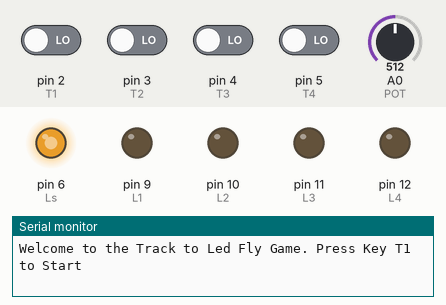
Simulated run of this sketch. Board: Arduino Uno, built with avr-gcc and run on an emulated ATmega328P. Parts: output pins drawn as LEDs (lit = HIGH), the last lines printed to the serial monitor. Inputs (shaded band) come from the test bench; at power-on: pin 2 (T1), pin 3 (T2), pin 4 (T3), pin 5 (T4) LOW, A0 (POT) = 512. Random numbers use the default seed unless the sketch sets one.

Above: at 1.26 s.
1.3 s: pin 2 (T1) driven HIGH
At 1.6 s:
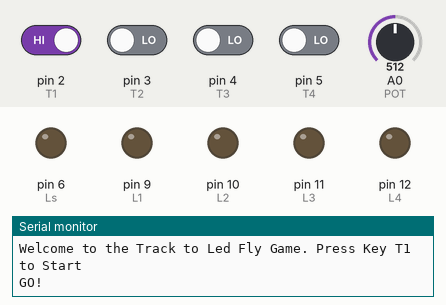
At 3.0 s:
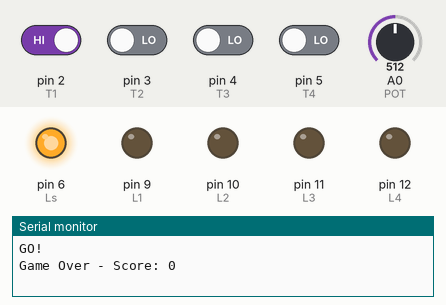
3.3 s: pin 4 (T3) driven HIGH
Timing chart, 0 to 12.0 s (numbered marks = the images above; inputs shaded):
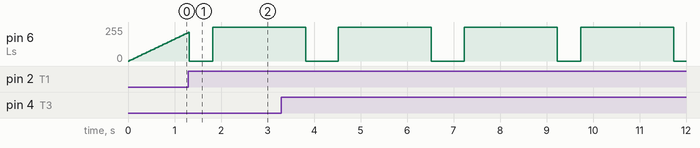

The sketch:

Track_The_Led_Fly.ino
```cpp
/*  COMPONENTE DEL GRUPPO: GIOVANNI MESSINA 0000890082  */
/*  PROGETTO #1 TRACK_THE_LED_FLY                       */

#define POT A0
#define Ls 6

#define T1 2
#define T2 3
#define T3 4
#define T4 5

#define L1 9
#define L2 10
#define L3 11
#define L4 12

int currLed, score, t, tStart, tEnd, K;
boolean loseFlag, rightFlag;
unsigned int TMIN;
int before, num, after;

void setup() {
  //red led
  pinMode(Ls, OUTPUT);
  //init pot
  pinMode(POT, INPUT);
  //init leds
  pinMode(L1, OUTPUT);
  pinMode(L2, OUTPUT);
  pinMode(L3, OUTPUT);
  pinMode(L4, OUTPUT);
  //init buttons
  pinMode(T1, INPUT);
  pinMode(T2, INPUT);
  pinMode(T3, INPUT);
  pinMode(T4, INPUT);

  K = 2;

  Serial.begin(9600);
 }

void loop() {
//waiting for start
  preStart();
//start the Game
  startGame();
//end game
  gameOver();
}


void preStart(){
  //init game var
  loseFlag=false;
  rightFlag = false;
  num = 0;
  score = 0;
  Serial.println("\nWelcome to the Track to Led Fly Game. Press Key T1 to Start");
  //FadeIn and FadeOut
  int currIntensity = 0;
  int fadeAmount = 5;
  while(!digitalRead(T1)){
    analogWrite(Ls, currIntensity);
    currIntensity += fadeAmount;
    if(currIntensity == 0 || currIntensity == 255){
      fadeAmount = -fadeAmount;
    }
    delay(30);
  }
  digitalWrite(Ls, LOW);
  TMIN = 1280 / (analogRead(POT)+1) * 500; //Lv.1 64000ms, Lv.8 625 ms
  Serial.println("\nGO!");
  delay(300);
}


/*Map number of led(1..4) to number of pin(L1..L4) */
int getLed(int num){
  switch(num){
  case 1: return L1;
  case 2: return L2;
  case 3: return L3;
  case 4: return L4;
  }
}

void chooseLed(){
  if(score == 0){
    num = random(1, 4 + 1);
     } else{
    num = random(0,2) == 0 ? before : after;
  }
  currLed = getLed(num);
    if(num == 1){
      before = 4;
      after = 2;
    } else if(num == 4){
      before = 3;
      after = 1;
    } else{
      before = num - 1;
      after = num + 1;
    }
}

void check(){
  //decrement timer
  timer();
  //if pressed right
  if(num == 1 && digitalRead(T1) == HIGH || num == 2 && digitalRead(T2) == HIGH
  || num == 3 && digitalRead(T3) == HIGH || num == 4 && digitalRead(T4) == HIGH){
    if(!rightFlag){
     rightFlag = true;
      digitalWrite(getLed(num),LOW);
      t = 0;
    }

  }
  // if pressed wrong
  else if( t == 0 || (num != 1 && digitalRead(T1) == HIGH) || (num != 2 && digitalRead(T2) == HIGH)
  || (num != 3 && digitalRead(T3) == HIGH) || (num != 4 && digitalRead(T4) == HIGH)){
    if(!loseFlag && !rightFlag){
    loseFlag = true;
    }
  }

}


void timer(){
  tEnd = millis() - tStart;

if(tEnd > t){
  t = 0;
}

}


void startGame(){
  while(!loseFlag){
  t = random(TMIN, (K*TMIN));
  tStart = millis();
  chooseLed();
  digitalWrite(currLed, HIGH);

  do{
    check();
    if(rightFlag){
      score ++;
      Serial.print("\nTracking the fly: pos ");
      Serial.println(num);
      TMIN = TMIN * 7/8;
     }
  }while(t>0 && !rightFlag && !loseFlag);

     digitalWrite(currLed, LOW);
     rightFlag = false;
     //debouncing
     delay(200);
  }
}

void gameOver(){
  digitalWrite(Ls, HIGH);
  Serial.print("Game Over - Score: ");
  Serial.println(score);

  delay(2000);
  digitalWrite(Ls, LOW);
}
```
